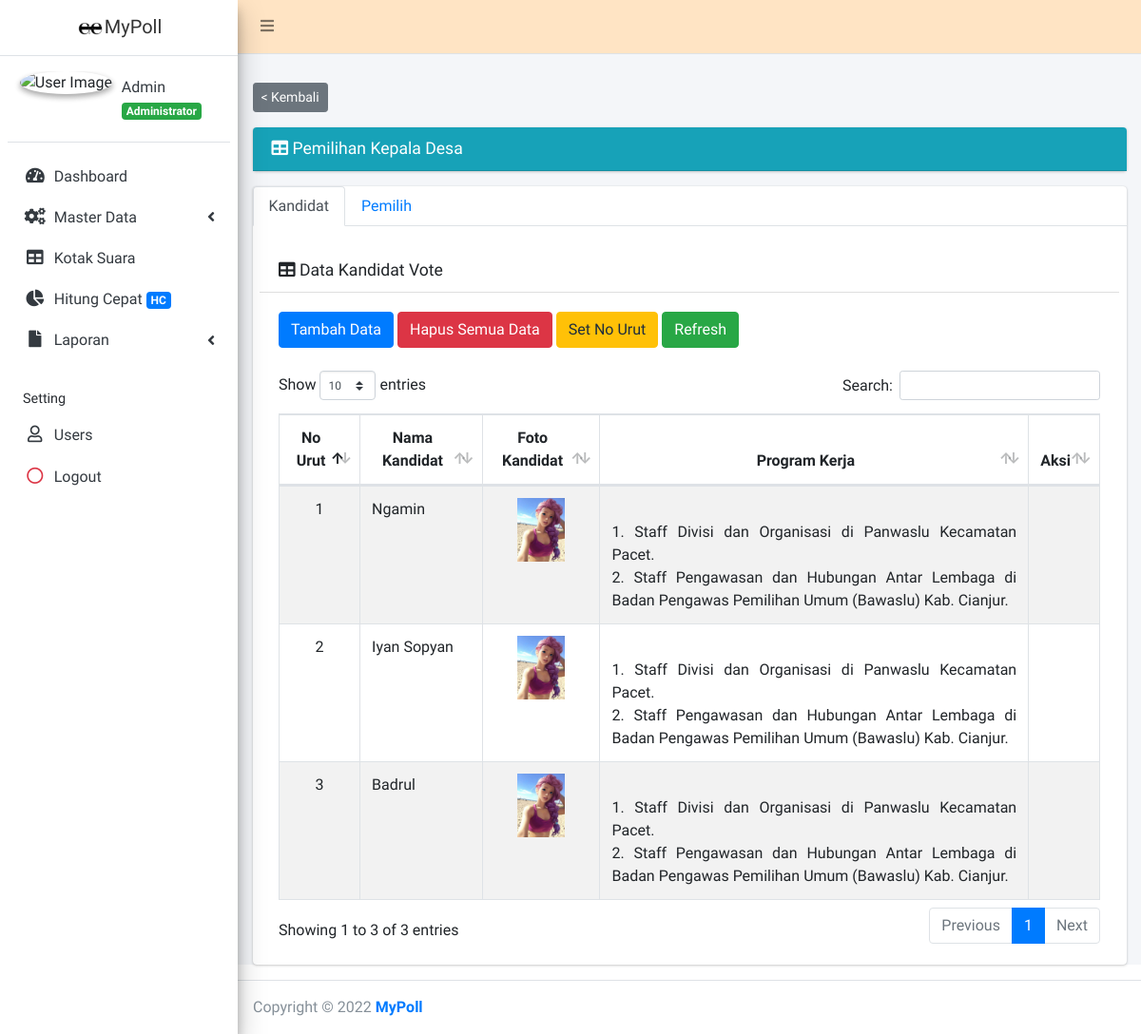
Page /index.php?page=data-daftardetailvote&kode=6 (signed in) on the committed database.
### tables this page shows
CREATE TABLE `tb_daftarvote` (
  `daftarvote_id` int(11) NOT NULL,
  `nama` varchar(150) DEFAULT NULL,
  `keterangan` varchar(255) DEFAULT NULL,
  `tanggal_mulai` datetime DEFAULT NULL,
  `tanggal_selesai` datetime DEFAULT NULL,
  `status_id` enum('0','1','2') DEFAULT NULL,
  `flag_id` tinyint(4) DEFAULT NULL
);

CREATE TABLE `tb_votekandidat` (
  `votekandidat_id` int(11) NOT NULL,
  `daftarvote_id` int(11) DEFAULT NULL,
  `id_calon` int(11) DEFAULT NULL,
  `no_urut` int(11) DEFAULT NULL,
  `flag_id` tinyint(4) DEFAULT NULL
);

CREATE TABLE `tb_calon` (
  `id_calon` int(11) NOT NULL,
  `nama_calon` varchar(100) DEFAULT NULL,
  `pendidikan` enum('S1','S2','S3','SMA/SMK','SMP') DEFAULT NULL,
  `foto_calon` varchar(200) DEFAULT NULL,
  `pengalaman` blob,
  `visi_misi` blob,
  `program_kerja` blob,
  `status` enum('0','1') DEFAULT NULL
);

### admin/daftarvote/data_daftardetailvote.php (the view, shortened to what this page needs)
<?php
$kode =  isset($_GET['kode']) ? $_GET['kode'] : 0;
include dirname(__FILE__) . '/../../inc/koneksi.php';
$sql = "select * from tb_daftarvote where status_id='1' and daftarvote_id=" . $kode;
$data = $koneksi->query($sql);
$row = $data->fetch_array(MYSQLI_ASSOC);
$nama = $row['nama'];
?>
<div>
	<a href="<?php echo $_SESSION['URL']; ?>" class="btn btn-secondary btn-sm">
		< Kembali</a>
</div>
<p>
<div class="card card-info">
	<div class="card-header">
		<h3 class="card-title">
			<i class="fa fa-table"></i> <?php echo $nama ?>
		</h3>
	</div>
</div>
<div class="card card-info">
	<ul class="nav nav-tabs" role="tablist">
		<li class="nav-item">
			<a class="nav-link active" data-toggle="tab" href="#kandidat">Kandidat</a>
		</li>
		<li class="nav-item">
			<a class="nav-link" data-toggle="tab" href="#pemilih">Pemilih</a>
		</li>
	</ul>
	<div class="tab-content">
		<div id="kandidat" class="container tab-pane active"><br>
			<div class="card-header">
				<h3 class="card-title">
					<i class="fa fa-table"></i> Data Kandidat Vote
				</h3>
			</div>
			<div class="card-body">
				<div class="table-responsive">
					<div>
						<button type="button" class="btn btn-primary" data-toggle="modal" data-target="#form_calon">
							Tambah Data
						</button>
						<button type="button" class="btn btn-danger" data-toggle="modal" onclick="HapusSemuaCalon(<?php echo $kode; ?>)">
							Hapus Semua Data
						</button>
						<button type="button" onclick="SetNomorUrut(<?php echo $kode; ?>)" class="btn btn-warning" data-toggle="modal">
							Set No Urut
						</button>
						<button type="button" onclick="TutupKandidat(<?php echo $kode; ?>)" class="btn btn-success" data-toggle="modal">
							Refresh
						</button>
					</div>
					<br>
					<table id="example1" class="table table-bordered table-striped">
						<thead>
							<tr>
								<th><center>No Urut</center></th>
								<th><center>Nama Kandidat</center></th>
								<th><center>Foto Kandidat</center></th>
								<th><center>Program Kerja</center></th>
								<th><center>Aksi</center></th>
							</tr>
						</thead>
						<tbody>
							<?php
							$query = "select a.votekandidat_id, a.daftarvote_id, b.nama_calon, b.program_kerja,
							b.id_calon, b.foto_calon, a.no_urut from tb_votekandidat a
							join tb_calon b on a.id_calon=b.id_calon
							where a.flag_id=1 and b.status='1' and a.daftarvote_id=" . $kode;
							$sql = $koneksi->query($query);
							while ($data = $sql->fetch_assoc()) {
							?>
								<tr>
									<td align="center">
										<?php echo $data['no_urut']; ?>
									</td>
									<td>
										<?php echo $data['nama_calon']; ?>
									</td>
									<td align="center">
										<img src="foto/<?php echo $data['foto_calon']; ?>" width="50px" />
									</td>
									<td align="justify" style="white-space:pre-line">
										<?php echo $data['program_kerja']; ?>
									<td align="center">
									</td>
								</tr>
							<?php
							}
							?>
						</tbody>
					</table>
				</div>
			</div>
		</div>
	</div>

### index.php (shortened to what this page needs)
<?php
if (isset($_SESSION["ses_username"]) == "") {
	header("location: home");
} else {
	$data_nama = $_SESSION["ses_nama"];
	$data_level = $_SESSION["ses_level"];
}
include "inc/koneksi.php";
?>
<!DOCTYPE html>
<html>
<head>
	<link rel="stylesheet" href="plugins/css/buttons.dataTables.min.css">
	<link rel="stylesheet" href="plugins/fontawesome-free/css/all.min.css">
	<link rel="stylesheet" href="plugins/css/ionicons.min.css">
	<link rel="stylesheet" href="plugins/datatables-bs4/css/dataTables.bootstrap4.css">
	<link rel="stylesheet" href="dist/css/adminlte.min.css">
	<link rel="stylesheet" href="plugins/select2/css/select2.min.css">
	<link rel="stylesheet" href="plugins/select2-bootstrap4-theme/select2-bootstrap4.min.css">
	<link rel="stylesheet" href="plugins/css/icon.css">
	<link rel="stylesheet" href="plugins/highcharts/code/highcharts.css">
</head>
<body class="hold-transition sidebar-mini">
	<div class="wrapper">
		<nav class="main-header navbar navbar-expand navbar-green navbar-light" style="background-color: #FFE4C4;">
			<ul class="navbar-nav">
				<li class="nav-item">
					<a class="nav-link" data-widget="pushmenu" href="#">
						<i class="fas fa-bars"></i>
					</a>
				</li>
			</ul>
		</nav>
		<aside class="main-sidebar sidebar-light-primary elevation-4">
			<a href="index.php" class="brand-link text-center">
				<img src="dist/img/gitacorp.png" width="30" height="30" alt="" loading="lazy">MyPoll
			</a>
			<div class="sidebar">
				<div class="user-panel mt-3 pb-3 mb-3 d-flex">
					<div class="image">
						<img src="dist/img/avatar.png" class="img-circle elevation-2" alt="User Image">
					</div>
					<div class="info">
						<a href="index.php" class="d-block">
							<?php echo $data_nama; ?>
						</a>
						<span class="badge badge-success">
							<?php echo $data_level; ?>
						</span>
					</div>
				</div>
				<nav class="mt-2">
					<ul class="nav nav-pills nav-sidebar flex-column" data-widget="treeview" role="menu" data-accordion="false">
						<?php
						if ($data_level == "Administrator") {
						?>
							<li class="nav-item">
								<a href="index.php" class="nav-link">
									<i class="nav-icon fas fa-tachometer-alt"></i>
									<p>
										Dashboard
									</p>
								</a>
							</li>
							<li class="nav-item has-treeview">
								<a href="#" class="nav-link">
									<i class="nav-icon fas fa-cogs"></i>
									<p>
										Master Data
										<i class="fas fa-angle-left right"></i>
									</p>
								</a>
							</li>
							<li class="nav-item">
								<a href="?page=data-kotak" class="nav-link">
									<i class="nav-icon far fa fa-table"></i>
									<p>
										Kotak Suara
									</p>
								</a>
							</li>
							<li class="nav-item">
								<a href="?page=data-suara" class="nav-link">
									<i class="nav-icon far fa fa-chart-pie"></i>
									<p>
										Hitung Cepat
										<span class="badge badge-primary">
											HC
										</span>
									</p>
								</a>
							</li>
							<li class="nav-item has-treeview">
								<a href="#" class="nav-link">
									<i class="nav-icon fas fa-file"></i>
									<p>
										Laporan
										<i class="fas fa-angle-left right"></i>
									</p>
								</a>
							</li>
							<li class="nav-header">Setting</li>
							<li class="nav-item">
								<a href="?page=data-pengguna" class="nav-link">
									<i class="nav-icon far fa-user"></i>
									<p>
										Users
									</p>
								</a>
							</li>
						<?php
						}
						?>
						<li class="nav-item">
							<a onclick="return confirm('Apakah anda yakin akan keluar ?')" href="logout.php" class="nav-link">
								<i class="nav-icon far fa-circle text-danger"></i>
								<p>
									Logout
								</p>
							</a>
						</li>
				</nav>
			</div>
		</aside>
		<div class="content-wrapper">
			<section class="content-header">
			</section>
			<section class="content">
				<div class="container-fluid">
					<?php
					if (isset($_GET['page'])) {
						$hal = $_GET['page'];
						switch ($hal) {
							case 'data-daftardetailvote':
								include "admin/daftarvote/data_daftardetailvote.php";
								break;
						}
					} else {
						if ($data_level == "Administrator") {
							include "level/admin.php";
						} elseif ($data_level == "Pemilih") {
							include "level/pemilih.php";
						}
					}
					?>
				</div>
			</section>
		</div>
		<footer class="main-footer">
			Copyright &copy; 2022
			<a target="_blank" href="https://www.instagram.com/gitaairlangga/">
				<strong>MyPoll</strong>
			</a>
		</footer>
	</div>
</body>
</html>

### rows in the picture
tb_daftarvote: nama "Pemilihan Kepala Desa"
tb_votekandidat: no_urut "1", id_calon.nama_calon "Ngamin", id_calon.foto_calon (picture), id_calon.program_kerja "1. Staff Divisi dan Organisasi di Panwaslu Kecamatan Pacet. 2. Staff Pengawasan dan Hubungan Antar Lembaga di Badan Pengawas Pemilihan Umum (Bawaslu) Kab. Cianjur."
tb_votekandidat: no_urut "2", id_calon.nama_calon "Iyan Sopyan", id_calon.foto_calon (picture), id_calon.program_kerja "1. Staff Divisi dan Organisasi di Panwaslu Kecamatan Pacet. 2. Staff Pengawasan dan Hubungan Antar Lembaga di Badan Pengawas Pemilihan Umum (Bawaslu) Kab. Cianjur."
tb_votekandidat: no_urut "3", id_calon.nama_calon "Badrul", id_calon.foto_calon (picture), id_calon.program_kerja "1. Staff Divisi dan Organisasi di Panwaslu Kecamatan Pacet. 2. Staff Pengawasan dan Hubungan Antar Lembaga di Badan Pengawas Pemilihan Umum (Bawaslu) Kab. Cianjur."

### other values in the picture
$data_nama "Admin"
$data_level "Administrator"
